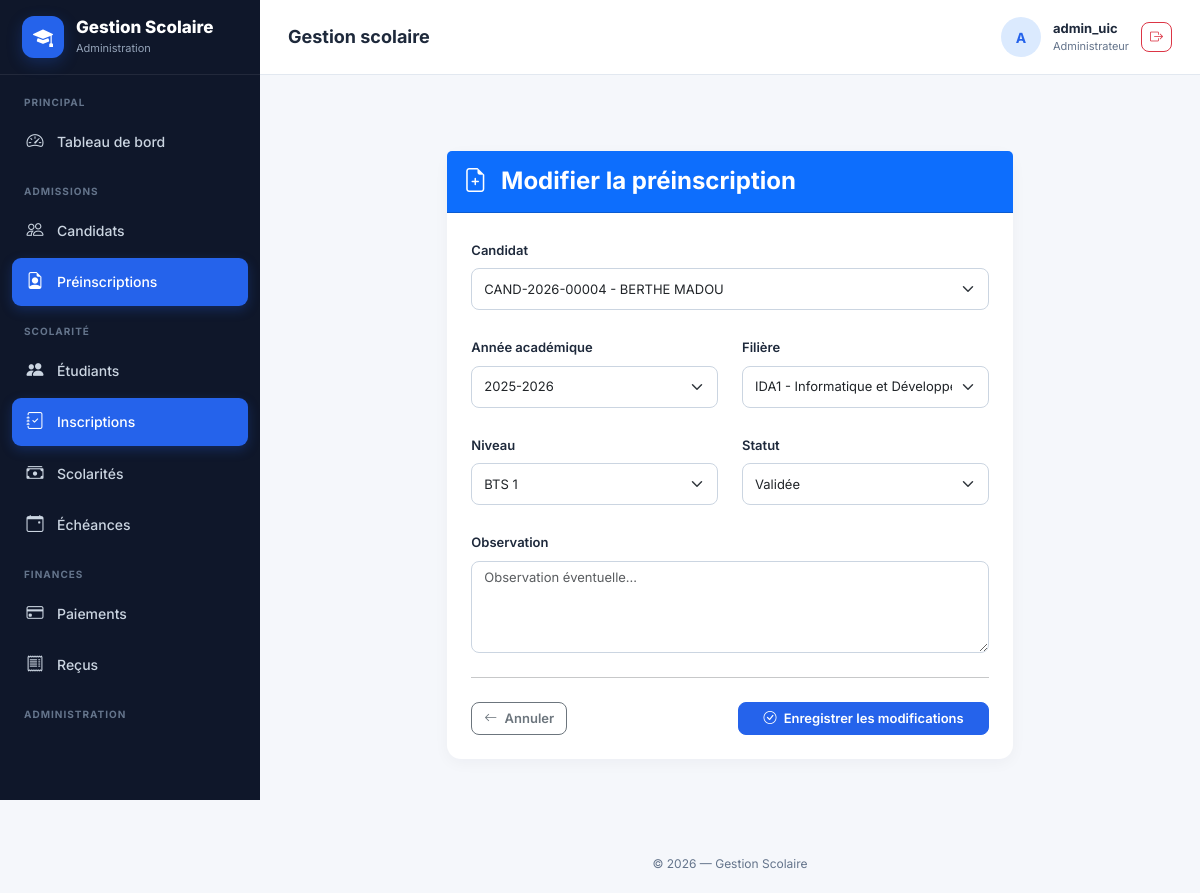
The app's page /preinscriptions/6/modifier/ (signed in) with its own data.
### gestion/models.py (models this page shows, shortened)
class Preinscription(models.Model):
    STATUT_CHOICES = [
        ("EN_ATTENTE", "En attente"),
        ("DOSSIER_INCOMPLET", "Dossier incomplet"),
        ("DOSSIER_COMPLET", "Dossier complet"),
        ("VALIDEE", "Validée"),
        ("REJETEE", "Rejetée"),
    ]
    numero = models.CharField(
        max_length=30,
        unique=True,
        editable=False
    )
    candidat = models.ForeignKey(
        Candidat,
        on_delete=models.PROTECT,
        related_name="preinscriptions"
    )
    annee_academique = models.ForeignKey(
        AnneeAcademique,
        on_delete=models.PROTECT,
        related_name="preinscriptions"
    )
    filiere = models.ForeignKey(
        Filiere,
        on_delete=models.PROTECT,
        related_name="preinscriptions"
    )
    niveau = models.ForeignKey(
        Niveau,
        on_delete=models.PROTECT,
        related_name="preinscriptions"
    )
    statut = models.CharField(
        max_length=30,
        choices=STATUT_CHOICES,
        default="EN_ATTENTE"
    )
    date_demande = models.DateTimeField(
        auto_now_add=True
    )
    date_traitement = models.DateTimeField(
        null=True,
        blank=True
    )
    observation = models.TextField(
        blank=True
    )
    class Meta:
        verbose_name = "Préinscription"
        verbose_name_plural = "Préinscriptions"
        ordering = ["-date_demande"]
        constraints = [
            models.UniqueConstraint(
                fields=[
                    "candidat",
                    "annee_academique",
                ],
                name="unique_preinscription_candidat_annee"
            )
        ]

### gestion/views.py (the view)
@login_required
@permission_required('gestion.change_preinscription', raise_exception=True)
def preinscription_update(request, pk):
    preinscription = get_object_or_404(
        Preinscription,
        pk=pk
    )
    if request.method == "POST":
        form = PreinscriptionForm(
            request.POST,
            instance=preinscription
        )
        if form.is_valid():
            preinscription = form.save()
            messages.success(
                request,
                f"La préinscription {preinscription.numero} a été modifiée avec succès."
            )
            return redirect(
                "gestion:preinscription_detail",
                pk=preinscription.pk
            )
    else:
        form = PreinscriptionForm(
            instance=preinscription
        )
    return render(
        request,
        "gestion/preinscriptions/form.html",
        {
            "form": form,
            "titre": "Modifier la préinscription",
            "bouton": "Enregistrer les modifications",
            "preinscription": preinscription,
        }
    )

### gestion/models.py (called while the page is built)
    def __str__(self):
        return self.libelle

    def __str__(self):
        return f"{self.code} - {self.nom}"

    def __str__(self):
        return self.nom

    def __str__(self):
        return (
            f"{self.matricule_candidat} - "
            f"{self.nom} {self.prenoms}"
        )

### gestion/templates/gestion/preinscriptions/form.html (shortened to what this page needs)
{% extends "gestion/base.html" %}
{% block content %}
<div class="container py-5">
<div class="row justify-content-center">
    <div class="col-xl-8 col-lg-10">
        <div class="card shadow-sm border-0">
            <div class="card-header bg-primary text-white py-3">
                <h4 class="mb-0 fw-bold">
                    <i class="bi bi-file-earmark-plus me-2"></i>
                    {{ titre }}
                </h4>
            </div>
            <div class="card-body p-4">
                <form method="post">
                    <div class="row g-4">
                        <div class="col-md-12">
                            <label class="form-label fw-semibold">
                                Candidat
                            </label>
                            {{ form.candidat }}
                        </div>
                        <div class="col-md-6">
                            <label class="form-label fw-semibold">
                                Année académique
                            </label>
                            {{ form.annee_academique }}
                        </div>
                        <div class="col-md-6">
                            <label class="form-label fw-semibold">
                                Filière
                            </label>
                            {{ form.filiere }}
                        </div>
                        <div class="col-md-6">
                            <label class="form-label fw-semibold">
                                Niveau
                            </label>
                            {{ form.niveau }}
                        </div>
                        <div class="col-md-6">
                            <label class="form-label fw-semibold">
                                Statut
                            </label>
                            {{ form.statut }}
                        </div>
                        <div class="col-12">
                            <label class="form-label fw-semibold">
                                Observation
                            </label>
                            {{ form.observation }}
                        </div>
                    </div>
                    <hr class="my-4">
                    <div class="d-flex justify-content-between">
                        <a
                            href="{% url 'gestion:preinscription_liste' %}"
                            class="btn btn-outline-secondary"
                        >
                            <i class="bi bi-arrow-left me-1"></i>
                            Annuler
                        </a>
                        <button
                            type="submit"
                            class="btn btn-primary px-4"
                        >
                            <i class="bi bi-check-circle me-1"></i>
                            {{ bouton }}
                        </button>
                    </div>
                </form>
            </div>
        </div>
    </div>
</div>
</div>
{% endblock %}

### gestion/templates/gestion/base.html (shortened to what this page needs)
{% load static %}
<!DOCTYPE html>
<html lang="fr">
<head>
    <link
        href="https://cdn.jsdelivr.net/npm/bootstrap@5.3.3/dist/css/bootstrap.min.css"
        rel="stylesheet"
    >
    <link
        rel="stylesheet"
        href="https://cdn.jsdelivr.net/npm/bootstrap-icons@1.11.3/font/bootstrap-icons.min.css"
    >
</head>
<body>
<aside
    class="sidebar"
    id="sidebar"
>
    <div class="sidebar-brand">
        <div class="brand-icon">
            <i class="bi bi-mortarboard-fill"></i>
        </div>
        <div>
            <div class="brand-title">
                Gestion Scolaire
            </div>
            <div class="brand-subtitle">
                Administration
            </div>
        </div>
    </div>
    <div class="sidebar-menu">
        <div class="menu-title">
            Principal
        </div>
        <a
            href="{% url 'gestion:dashboard' %}"
            class="menu-link
            "
        >
            <i class="bi bi-speedometer2"></i>
            <span>
                Tableau de bord
            </span>
        </a>
        {% if perms.gestion.view_candidat or perms.gestion.view_preinscription %}
        <div class="menu-title">
            Admissions
        </div>
        {% endif %}
        {% if perms.gestion.view_candidat %}
        <a
            href="{% url 'gestion:candidats_liste' %}"
            class="menu-link
            "
        >
            <i class="bi bi-people"></i>
            <span>
                Candidats
            </span>
        </a>
        {% endif %}
        {% if perms.gestion.view_preinscription %}
        <a
            href="{% url 'gestion:preinscription_liste' %}"
            class="menu-link
            {% if 'preinscription' in request.resolver_match.url_name %}
                active
            {% endif %}"
        >
            <i class="bi bi-file-earmark-person"></i>
            <span>
                Préinscriptions
            </span>
        </a>
        {% endif %}
        {% if perms.gestion.view_etudiant or perms.gestion.view_inscription or perms.gestion.view_scolarite or perms.gestion.view_echeance %}
        <div class="menu-title">
            Scolarité
        </div>
        {% endif %}
        {% if perms.gestion.view_etudiant %}
        <a
            href="{% url 'gestion:etudiants_liste' %}"
            class="menu-link
            "
        >
            <i class="bi bi-people-fill"></i>
            <span>
                Étudiants
            </span>
        </a>
        {% endif %}
        {% if perms.gestion.view_inscription %}
        <a
            href="{% url 'gestion:inscriptions_liste' %}"
            class="menu-link
            {% if 'inscription' in request.resolver_match.url_name %}
                active
            {% endif %}"
        >
            <i class="bi bi-journal-check"></i>
            <span>
                Inscriptions
            </span>
        </a>
        {% endif %}
        {% if perms.gestion.view_scolarite %}
        <a
            href="{% url 'gestion:scolarites_liste' %}"
            class="menu-link
            "
        >
            <i class="bi bi-cash-stack"></i>
            <span>
                Scolarités
            </span>
        </a>
        {% endif %}
        {% if perms.gestion.view_echeance %}
        <a
            href="{% url 'gestion:echeances_liste' %}"
            class="menu-link
            "
        >
            <i class="bi bi-calendar-event"></i>
            <span>
                Échéances
            </span>
        </a>
        {% endif %}
        {% if perms.gestion.view_paiement or perms.gestion.view_recu %}
        <div class="menu-title">
            Finances
        </div>
        {% endif %}
        {% if perms.gestion.view_paiement %}
        <a
            href="{% url 'gestion:paiements_liste' %}"
            class="menu-link
            "
        >
            <i class="bi bi-credit-card"></i>
            <span>
                Paiements
            </span>
        </a>
        {% endif %}
        {% if perms.gestion.view_recu %}
        <a
            href="{% url 'gestion:recus_liste' %}"
            class="menu-link
            "
        >
            <i class="bi bi-receipt"></i>
            <span>
                Reçus
            </span>
        </a>
        {% endif %}
        <div class="menu-title">
            Administration
        </div>
    </div>
</aside>
<div class="main-wrapper">
    <header class="topbar">
        <div class="topbar-left">
            <div>
                <h1 class="page-title">
                    {% block page_title %}
                        Gestion scolaire
                    {% endblock %}
                </h1>
            </div>
        </div>
        <div class="user-area">
            <div class="user-avatar">
                {% if request.user.is_authenticated %}
                    {{ request.user.username|first|upper }}
                {% else %}
                    <i class="bi bi-person"></i>
                {% endif %}
            </div>
            <div class="user-info">
                {% if request.user.is_authenticated %}
                    <div class="user-name">
                        {% if request.user.get_full_name %}
                            {{ request.user.get_full_name }}
                        {% else %}
                            {{ request.user.username }}
                        {% endif %}
                    </div>
                    <div class="user-role">
                        {% if request.user.is_superuser %}
                            Administrateur
                        {% else %}
                            Gestionnaire
                        {% endif %}
                    </div>
                {% endif %}
            </div>
     {% if request.user.is_authenticated %}
    <form
        method="post"
        action="{% url 'logout' %}"
        class="d-inline"
    >
        <button
            type="submit"
            class="btn btn-sm btn-outline-danger"
            title="Déconnexion"
        >
            <i class="bi bi-box-arrow-right"></i>
        </button>
    </form>
{% endif %}
        </div>
    </header>
    <main class="content-wrapper">
        {% block content %}
        {% endblock %}
    </main>
    <footer class="footer">
        © {% now "Y" %} — Gestion Scolaire
    </footer>
</div>
</body>
</html>

### gestion/templates/gestion/base.html (style rules this page uses)
:root { --primary: #2563eb; --primary-dark: #1d4ed8; --sidebar-width: 260px; --bg-main: #f5f7fb; --text-dark: #1e293b; --text-muted: #64748b; --border-color: #e2e8f0; --sidebar-bg: #0f172a; --white: #ffffff; }
* { box-sizing: border-box; }
html { scroll-behavior: smooth; }
body { margin: 0; font-family: "Inter", sans-serif; background: var(--bg-main); color: var(--text-dark); }
a { text-decoration: none; }
.sidebar { position: fixed; top: 0; left: 0; width: var(--sidebar-width); height: 100vh; background: var(--sidebar-bg); color: white; z-index: 1050; overflow-y: auto; transition: transform .3s ease; }
.sidebar-brand { height: 75px; display: flex; align-items: center; padding: 0 22px; border-bottom: 1px solid rgba(255,255,255,.08); }
.brand-icon { width: 42px; height: 42px; min-width: 42px; border-radius: 12px; display: flex; align-items: center; justify-content: center; background: var(--primary); margin-right: 12px; font-size: 20px; box-shadow: 0 5px 15px rgba(37,99,235,.25); }
.brand-title { font-size: 17px; font-weight: 800; line-height: 1.1; color: white; }
.brand-subtitle { font-size: 11px; color: #94a3b8; margin-top: 3px; }
.sidebar-menu { padding: 20px 12px 30px; }
.menu-title { font-size: 10px; text-transform: uppercase; letter-spacing: 1px; color: #64748b; font-weight: 700; padding: 0 12px; margin-top: 18px; margin-bottom: 8px; }
.menu-title:first-child { margin-top: 0; }
.menu-link { display: flex; align-items: center; gap: 12px; padding: 11px 13px; margin-bottom: 4px; color: #cbd5e1; text-decoration: none; border-radius: 9px; font-size: 14px; font-weight: 500; transition: background .2s ease, color .2s ease, transform .2s ease; }
.menu-link i { width: 20px; min-width: 20px; text-align: center; font-size: 17px; }
.menu-link.active { background: var(--primary); color: white; box-shadow: 0 4px 12px rgba(37,99,235,.25); }
.main-wrapper { margin-left: var(--sidebar-width); min-height: 100vh; display: flex; flex-direction: column; }
.topbar { height: 75px; background: white; border-bottom: 1px solid var(--border-color); display: flex; align-items: center; justify-content: space-between; padding: 0 28px; position: sticky; top: 0; z-index: 1000; }
.topbar-left { display: flex; align-items: center; gap: 15px; }
.page-title { font-size: 18px; font-weight: 700; margin: 0; color: var(--text-dark); }
.user-area { display: flex; align-items: center; gap: 12px; }
.user-avatar { width: 40px; height: 40px; min-width: 40px; border-radius: 50%; background: #dbeafe; color: var(--primary); display: flex; align-items: center; justify-content: center; font-weight: 700; font-size: 14px; }
.user-info { line-height: 1.2; }
.user-name { font-size: 13px; font-weight: 700; color: var(--text-dark); }
.user-role { font-size: 11px; color: var(--text-muted); margin-top: 3px; }
.content-wrapper { padding: 28px; min-height: calc(100vh - 75px); flex: 1; }
.card { border: 1px solid var(--border-color); border-radius: 14px; background: white; }
.shadow-sm { box-shadow: 0 4px 15px rgba(15,23,42,.04) !important; }
.btn { border-radius: 8px; font-weight: 600; font-size: 13px; }
.btn-primary { background: var(--primary); border-color: var(--primary); }
.form-label { font-size: 13px; color: var(--text-dark); font-weight: 600; }
.form-control, .form-select { border-radius: 8px; border-color: #cbd5e1; min-height: 42px; font-size: 13px; }
textarea.form-control { min-height: auto; }
.footer { padding: 20px 28px; color: var(--text-muted); font-size: 12px; text-align: center; background: transparent; }

### records on screen
Preinscription: candidat "CAND-2026-00004 - BERTHE MADOU", annee_academique "2025-2026", filiere "IDA1 - Informatique et Développement d'Applications", niveau "BTS 1", statut "Validée"

### other values on screen
{{ request.user.username|first|upper }} "A"
{{ request.user.username }} "admin_uic"
{{ titre }} "Modifier la préinscription"
{{ bouton }} "Enregistrer les modifications"
